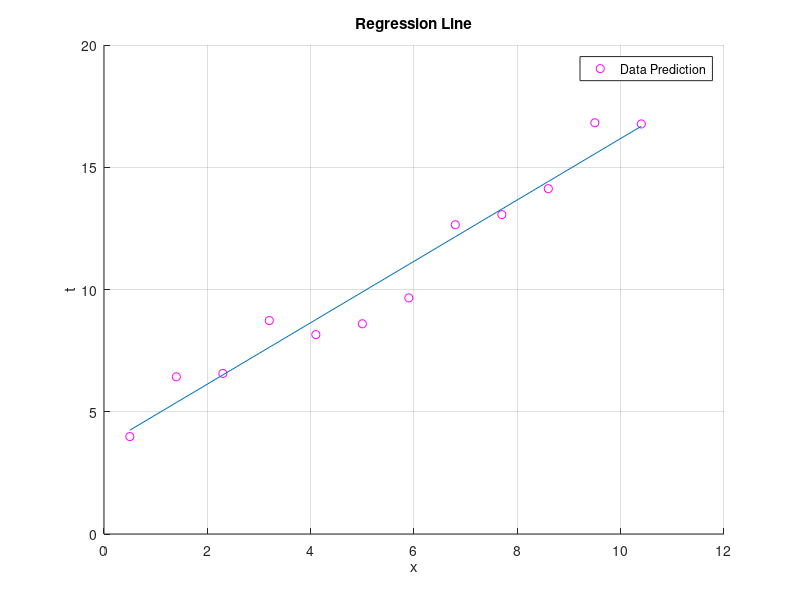

Write MATLAB code to recreate this figure.
%% Question 1 
load('linreg.mat');

%% Part A 
% In order to prove the solution for the linear regression is given by w*
% we first have to set the variable X to create the comlumns of 1's so the
% matrix can be equivalent to w.
X = [ones(length(x),1) x]

% The variable w is the model for the linear regression which is define
% here below in coding
w = ((X.')* X)^(-1)*(X.')*t

%% Part B
% We would plot the data with our linear regression model shown 
% Plot the linear regression, the variable y is created so that the line
% can appear on the graph. The title of the graph and the labels also appears below

y = (w.')*(X.')
figure;
scatter(x,t,'m')
hold on
plot(x,y)
legend('Data Prediction')
grid on 
title('Regression Line') 
xlabel('x')
ylabel('t')


%% Part C 
% This part would show how to estimate the variance of the difference
% between the prediction and actual targets.
% The N and D variables are to hold
[N,D] = size(x) 

% This line of code is for the variance 
% The estimate of the variance makes sense because the result is from the
% linear regression equation, which includes the predictions that gives us
% the estimate.

var = (1/12) * sum((t-(y.')).^2) 
